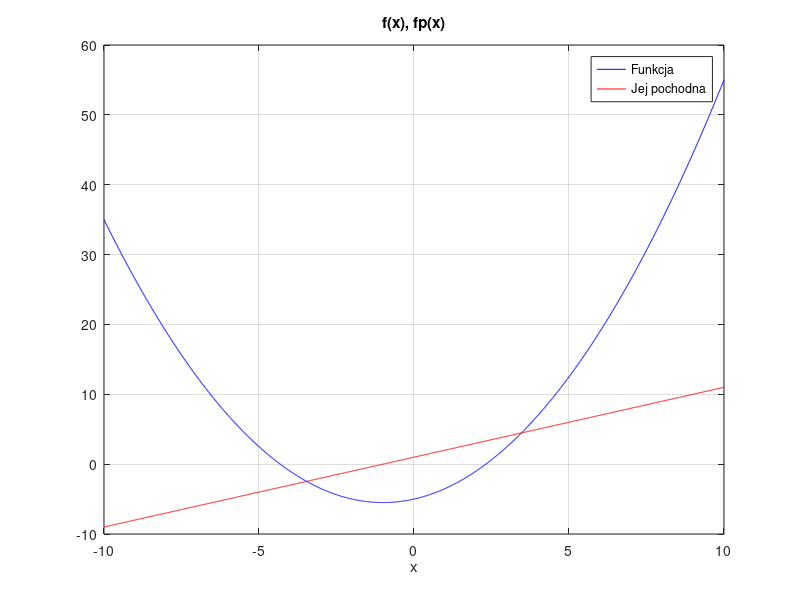

MATLAB code for this plot: (Note: this script raises an error after producing the figure.)
clear all
close all
clc
it = 14;
a1 = tan(45 * pi/180);
a2 = tan(10 * pi/180);
a3 = tan(80 * pi/180);
f = @(x) (a1/2)*x.^2 + x - 5;
fp = @(x) a1*x +1;
x = -10:0.01:10;
% dla 45 stopni mz = 2,32
a =  2.32-2;  
b = 2.32+2 ;
% dla 10 stopni mz = 3,78
% a =  3.78-2;  
% b = 3.78+2 ;
% % dla 80 stopni mz = 1,16
% a = 1.16 + 2;
% b = 1.16 - 2;

plot(x, f(x), "b-", x, fp(x), "r-"); grid; xlabel("x"); title("f(x), fp(x)");
legend("Funkcja", "Jej pochodna"); pause
cb = nonlinsolvers(f, fp, a, b, "bisection", it);
cr = nonlinsolvers(f, fp, a, b, "regula-falsi", it);
cn = nonlinsolvers(f, fp, a, b, "newton-raphson", it);
plot( 1:it, cn, "^-"); xlabel("iter"); title("c(iter)")
grid on; legend( "Newton-Raphson");